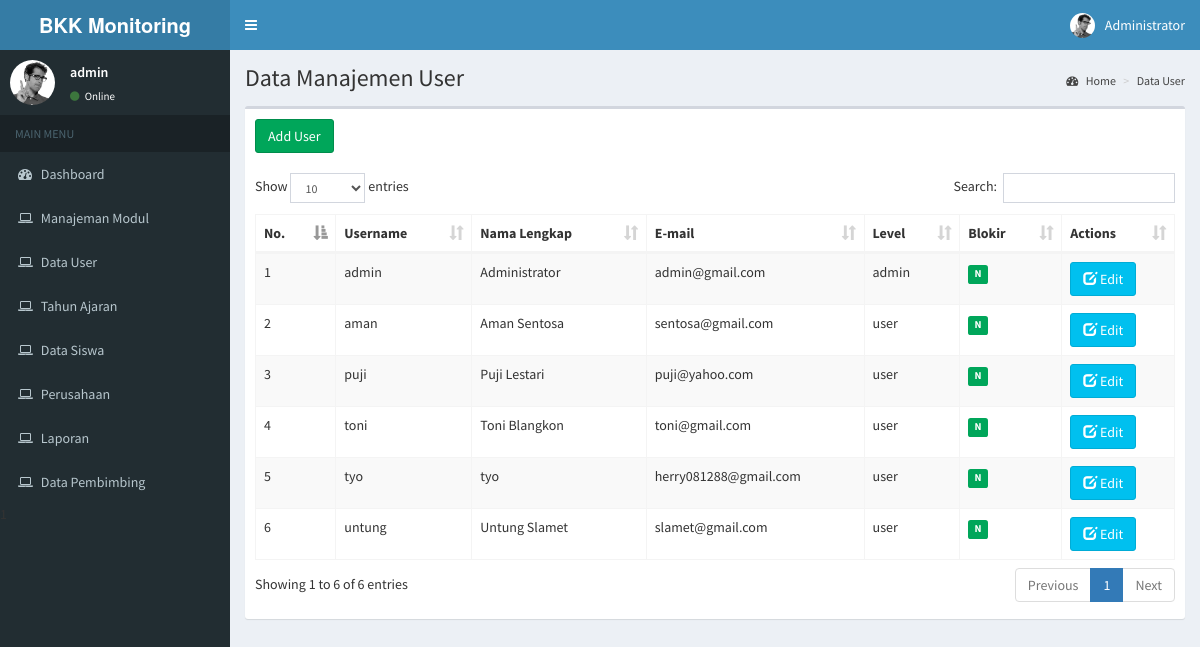
The app's page /administrator/media.php?module=user (signed in) with its own data.
### tables this page shows
CREATE TABLE `modul` (
  `id_modul` int(3) NOT NULL,
  `nama_modul` varchar(100) NOT NULL,
  `link` varchar(100) NOT NULL,
  `urutan` int(3) NOT NULL,
  `status` enum('admin','user') NOT NULL DEFAULT 'admin',
  `aktif` enum('Y','N') NOT NULL DEFAULT 'Y'
);

CREATE TABLE `users` (
  `username` varchar(50) NOT NULL,
  `password` varchar(50) NOT NULL,
  `nama_lengkap` varchar(100) NOT NULL,
  `email` varchar(100) NOT NULL,
  `level` varchar(50) NOT NULL DEFAULT 'user',
  `blokir` enum('Y','N') NOT NULL DEFAULT 'N',
  `id_session` varchar(100) NOT NULL
);

### administrator/modul/mod_user/user.php (the view, shortened to what this page needs)
<?php
if(empty($_SESSION['namauser']) AND empty($_SESSION['passuser'])){
	echo "<link href=\"../../css/style.css\" rel=\"stylesheet\" type=\"text/css\"  media=\"all\" />
		<div class=\"wrap\">
				<div class=\"header\">
					<div class=\"logo\">
						<h1><a href=\"#\">ATTENTION !!!</a></h1>
					</div>
				</div>
			<div class=\"content\">
				<img src=\"../../../images/error-img.png\" title=\"error\" />
				<p><span><label>O</label>hh.....</span>Please Login, Before Access This Page !!!</p>
				<a href=\"index.php\">Back To Home</a>
				<div class=\"copy-right\">
					<p>&copy; 2018 Ohh. All Rights Reserved</p>
				</div>
   			</div>
		</div>
		";
}
else {
	 $act  =  isset($_GET['act']) ? $_GET['act'] : '';
	 switch($act){
		 default:
			echo "
					<section class=\"content-header\">
					  <h1>
						Data Manajemen User</h1>
					  <ol class=\"breadcrumb\">
						<li><a href=\"?module=beranda\"><i class=\"fa fa-dashboard\"></i> Home</a></li>
						<li class=\"active\" ><a href=\"?module=user\">Data User</a></li>
					  </ol>
					</section>
			<section class=\"content\">
			<div class=\"box\">";
			if($_SESSION['leveluser']=='admin'){
					$query  = "SELECT * FROM users ORDER BY username";
					$tampil = mysqli_query($koneksi,$query);
					echo "<div class=\"box-header\">
							<button class=\"btn btn-success\" onclick=window.location.href=\"?module=user&act=tambahuser\">Add User</button>
						</div>
				<div class=\"box-body\">";
					}
					else{
						$query  = "SELECT * FROM users WHERE username = '$_SESSION[namauser]'";
						$tampil = mysqli_query($koneksi, $query);
					}
				echo"<table id=\"example1\" class=\"table table-striped table-bordered bootstrap-datatable datatable responsive\">
						<thead>
							<tr>
									<th>No.</th>
									<th>Username</th>
									<th>Nama Lengkap</th>
									<th>E-mail</th>
									<th>Level</th>
									<th>Blokir</th>
									<th>Actions</th>
							</tr>
						</thead>
						<tbody>";
		$no = 1;
    while ($tyo = mysqli_fetch_array($tampil)){
         echo "<tr><td>$no</td>
				   <td>$tyo[username]</td>
                   <td>$tyo[nama_lengkap]</td>
                   <td>$tyo[email]</td>
                   <td>$tyo[level]</td>";
         if($tyo['blokir']=='Y'){
             echo "<td class=\"center\">
                       <span class=\" label-default label label-danger\">$tyo[blokir]</span>
                 </td>";
         }
         else{
                echo "<td class=\"center\">
                    <span class=\" label-success label label-default  \">$tyo[blokir]</span>
                    </td>";
         }
        echo "
                   <td>
            <a class=\"btn btn-info\" href=\"?module=user&act=edituser&id=$tyo[id_session]\">
                <i class=\"glyphicon glyphicon-edit icon-white\"></i>
                Edit
            </a>
                   </td>
             </tr>";
       $no++;
    }
				echo "</tbody>
		</table>";
			echo "</div>
			</div>
			</section>";
	break;
	 }
}

### administrator/menu.php
<?php
include "../config/connection.php";
if ($_SESSION['leveluser']=='admin'){
  $query = "SELECT * FROM modul WHERE aktif='Y' ORDER BY urutan";
  $hasil = mysqli_query($koneksi, $query);
  while ($m=mysqli_fetch_array($hasil)){
    echo "<li><a href=\"$m[link]\"><i class=\"fa fa-laptop\"></i><span> $m[nama_modul] </span></a></li>";
  }
}
elseif ($_SESSION['leveluser']=='user'){
  $query = "SELECT * FROM modul WHERE status='user' and aktif='Y' ORDER BY urutan";
  $hasil = mysqli_query($koneksi, $query);
  while ($m=mysqli_fetch_array($hasil)){
    echo "<li><a href=\"$m[link]\"><i class=\"fa fa-laptop\"></i><span> $m[nama_modul] </span></a></li>";
  }
}
elseif($_SESSION['leveluser']=='pembimbing') {
    $query = "SELECT * FROM modul WHERE status='pembimbing' AND aktif ='Y' ORDER BY urutan";
    $hasil = mysqli_query($koneksi,$query);
    while ($m = mysqli_fetch_array($hasil)) {
       echo "<li><a href=\"$m[link]\"><i class=\"fa fa-laptop\"></i><span> $m[nama_modul] </span></a></li>";
    }
}
?>

### records on screen
modul: nama_modul "Manajeman Modul"
modul: nama_modul "Data User"
modul: nama_modul "Tahun Ajaran"
modul: nama_modul "Data Siswa"
modul: nama_modul "Perusahaan"
modul: nama_modul "Laporan"
modul: nama_modul "Data Pembimbing"
users: username "admin", nama_lengkap "Administrator", email "admin@gmail.com", level "admin", blokir "N"
users: username "aman", nama_lengkap "Aman Sentosa", email "sentosa@gmail.com", level "user", blokir "N"
users: username "puji", nama_lengkap "Puji Lestari", email "puji@yahoo.com", level "user", blokir "N"
users: username "toni", nama_lengkap "Toni Blangkon", email "toni@gmail.com", level "user", blokir "N"
users: username "tyo", nama_lengkap "tyo", email "herry081288@gmail.com", level "user", blokir "N"
users: username "untung", nama_lengkap "Untung Slamet", email "slamet@gmail.com", level "user", blokir "N"

### other values on screen
$_SESSION['namalengkap'] "Administrator"
$_SESSION['namauser'] "admin"
